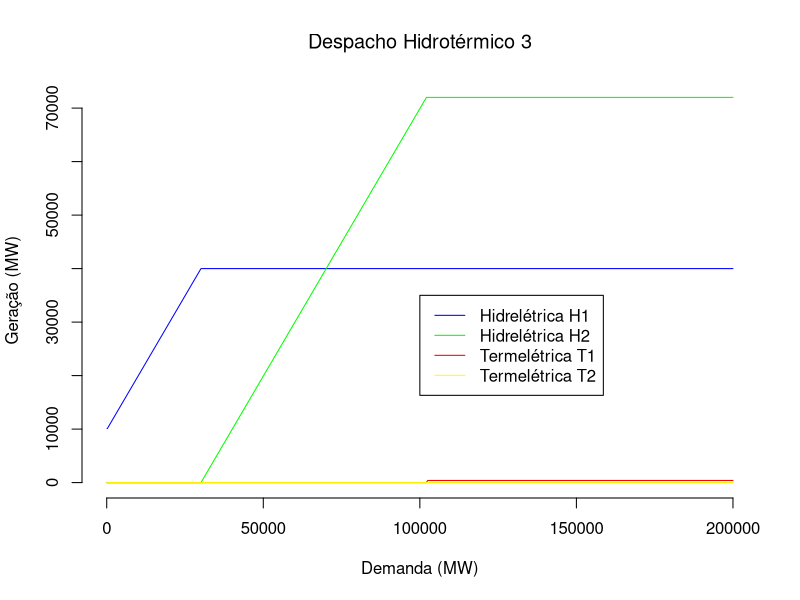
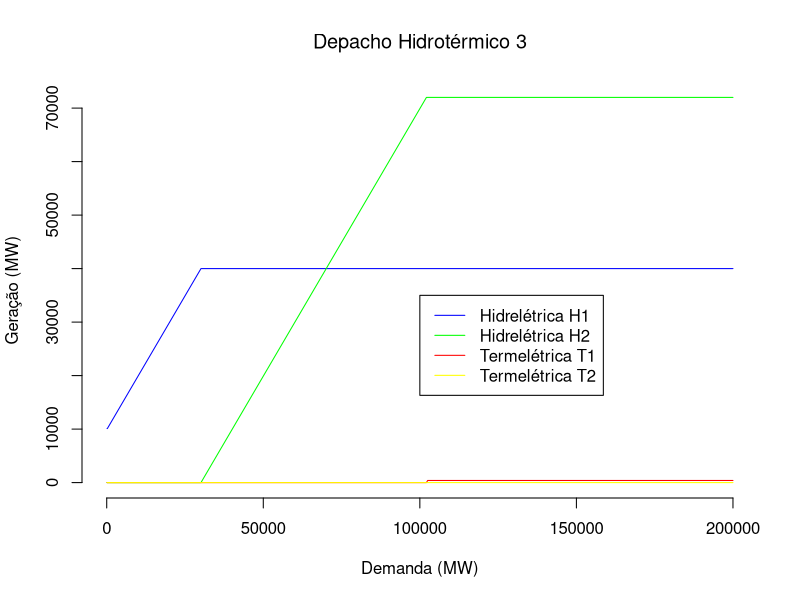

These figures' R source, in order:
#! /usr/bin/env Rscript 

# Plotando grafico da simulacao 
demanda <-unlist (read.table("demanda.dat")) 
Hidr1   <- unlist (read.table("VTH1S1.dat"))
Hidr2   <- unlist (read.table("VTH2S1.dat"))
G1 <- unlist (read.table("G1.dat"))
G2 <- unlist (read.table("G2.dat"))

# Arquivo plotagem em formato eps
cairo_ps("simulacaopb01pt18.eps",5.0,5.0)
matplot (demanda,cbind(Hidr1,Hidr2,G1,G2),
		 main ="Despacho Hidrotérmico 3",
		 font.main=1,
		 xlab="Demanda (MW)",
		 col = c("blue","green","red","yellow"), 
		 type = "l",
		 pch=20,
		 lwd=1,
		 lty=1,
		 bty="n",
		 ylab="Geração (MW)")

legend (100000,35000,inset=0.01,
		legend=c(
				 "Hidrelétrica H1",
				 "Hidrelétrica H2","Termelétrica T1",
				 "Termelétrica T2"
				 ), 
		col= c(
			   "blue",
			   "green",
			   "red",
			   "yellow"
			   ),
		lty=1,
		bg=("white"),
	   	horiz=F)
dev.off()

pdf("simulacaopb01pt18.pdf",5.0,5.0)
matplot (demanda,cbind(Hidr1,Hidr2,G1,G2),
		 main ="Depacho Hidrotérmico 3",
		 font.main=1,
		 xlab="Demanda (MW)",
		 col = c("blue","green","red","yellow"), 
		 type = "l",
		 pch=20,
		 lwd=1,
		 lty=1,
		 bty="n",
		 ylab="Geração (MW)")

legend (100000,35000,inset=0.01,
		legend=c(
				 "Hidrelétrica H1",
				 "Hidrelétrica H2","Termelétrica T1",
				 "Termelétrica T2"
				 ), 
		col= c(
			   "blue",
			   "green",
			   "red",
			   "yellow"
			   ),
		lty=1,
		bg=("white"),
	   	horiz=F)
dev.off()

